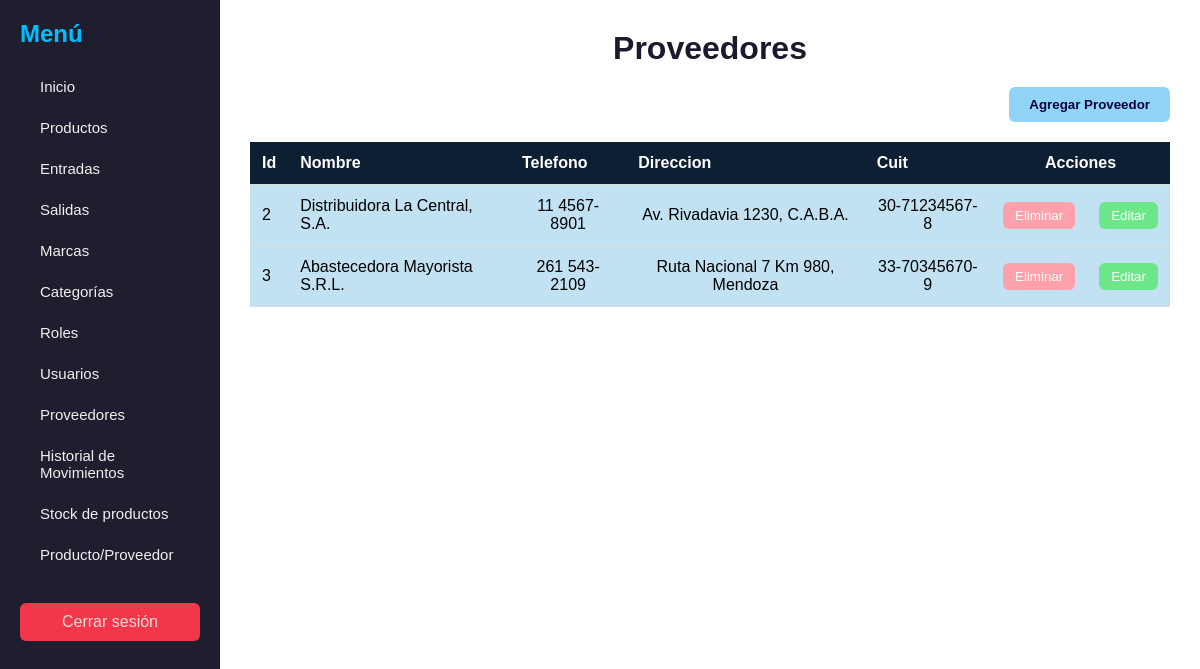
/Vistas/crudProveedor.php, run on the app's committed database.
### tables this page shows
CREATE TABLE IF NOT EXISTS `proveedor` (
  `id_proveedor` int NOT NULL AUTO_INCREMENT,
  `nombre` varchar(100) NOT NULL,
  `telefono` varchar(20) DEFAULT NULL,
  `direccion` varchar(100) DEFAULT NULL,
  `cuit` varchar(20) DEFAULT NULL,
  PRIMARY KEY (`id_proveedor`),
  UNIQUE KEY `cuit` (`cuit`)
);

### Clases/Proveedor.php (called while the page is built, shortened)
<?php
class Proveedor {
    public static function obtenerProveedor($bd) {
        $sql = "SELECT * FROM proveedor";
        $query = $bd->prepare($sql);
        $query->execute();
        return $query->fetchAll(PDO::FETCH_ASSOC);
    }
}
?>

### Vistas/crudProveedor.php (the view, shortened to what this page needs)
<?php
include_once __DIR__.'/../DataBase.php';
include_once __DIR__.'/../Clases/Proveedor.php';
$proveedor = Proveedor::obtenerProveedor($bd);
?>
<!DOCTYPE html>
<html lang="es">
<head>
    <link rel="stylesheet" href="../CSS/proveedor.css">
</head>
<body>
<div class="contenedor-general">
    <nav class="barra-lateral">
        <h2>Menú</h2>
        <ul>
            <li><a href="../Vistas/paginaInicio.php">Inicio</a></li>
            <li><a href="../Vistas/crudProducto.php">Productos</a></li>
            <li><a href="../Vistas/registroEntrada.php">Entradas</a></li>
            <li><a href="../Vistas/registroSalida.php">Salidas</a></li>
            <li><a href="../Vistas/crudMarca.php">Marcas</a></li>
            <li><a href="../Vistas/crudCategoria.php">Categorías</a></li>
            <li><a href="../Vistas/crudRol.php">Roles</a></li>
            <li><a href="../Vistas/crudUsuario.php">Usuarios</a></li>
            <li><a href="../Vistas/crudProveedor.php">Proveedores</a></li>
            <li><a href="../Vistas/historialMovimientos.php">Historial de Movimientos</a></li>
            <li><a href="../Vistas/registroStock.php">Stock de productos</a></li>
            <li><a href="../Vistas/producto_proveedor.php">Producto/Proveedor</a></li>
        </ul>
        <a href="../index.php" class="cerrar-btn">Cerrar sesión</a>
    </nav>
    <div class="contenido-principal">
        <h1>Proveedores</h1>
        <div id="contenido">
            <div class="contenedor-acciones">
                <div class="acciones">
                    <div class="accion-box">
                        <button type="button" class="crear" onclick="abrirVentanaCrear()">Agregar Proveedor</button>
                    </div>
                </div>
            </div>
            <table>
                <tr>
                    <th>Id</th>
                    <th>Nombre</th>
                    <th>Telefono</th>
                    <th>Direccion</th>
                    <th>Cuit</th>
                    <th colspan="2">Acciones</th>
                </tr>
                <?php
                if ($proveedor) {
                    foreach($proveedor as $p) {
                        echo '<tr>';
                        echo '<td>' . $p["id_proveedor"] . '</td>';
                        echo '<td>' . $p["nombre"] . '</td>';
                        echo '<td>' . $p["telefono"] . '</td>';
                        echo '<td>' . $p["direccion"] . '</td>';
                        echo '<td>' . $p["cuit"] . '</td>';
                        echo '<td>
                                <form method="post" action="crudProveedor.php" style="display:inline;">
                                    <button name="eliminar" type="submit" value="' . $p["id_proveedor"] . '" class="eliminar">
                                        Eliminar
                                    </button>
                                </form>
                              </td>';
                        echo '<td>
                                <button type="button"
                                    data-id="' . $p["id_proveedor"] . '"
                                    data-nombre="' . $p["nombre"] . '"
                                    data-telefono="' . $p["telefono"] . '"
                                    data-direccion="' . $p["direccion"] . '"
                                    data-cuit="' . $p["cuit"] . '"
                                    class="editar"
                                    onclick="abrirVentana(this)">
                                    Editar
                                </button>
                              </td>';
                        echo '</tr>';
                    }
                } else {
                    echo '<tr><td colspan="7"><p>No hay proveedores registrados</p></td></tr>';
                }
                ?>
            </table>
        </div>
    </div>
</div>
</body>
</html>

### CSS/proveedor.css (style rules this page uses)
body { font-family: "Montserrat", sans-serif; background: #f0f2f5; margin: 0; padding: 0; }
.contenedor-general { display: flex; min-height: 100vh; }
.barra-lateral { width: 220px; background-color: #1e1e2f; color: #e2edf8; padding: 20px; box-sizing: border-box; }
.barra-lateral h2 { margin-top: 0; margin-bottom: 20px; font-size: 24px; font-weight: 700; color: #00bfff; font-family: "Montserrat", sans-serif; }
.barra-lateral ul { list-style: none; padding: 0; margin-top: 15px; }
.barra-lateral ul li { margin-bottom: 0; }
.barra-lateral ul li a { font-family: Tahoma, Geneva, sans-serif; display: block; text-decoration: none; padding: 10px 20px; border-radius: 2px; margin-bottom: 4px; color: #f0f0f0; background-color: transparent; font-size: 15px; font-weight: 500; transition: background-color 0.2s, color 0.2s, transform 0.2s; }
.cerrar-btn { display: block; margin-top: 30px; padding: 10px; background-color: #f3374a; color: #f8dbdb; text-align: center; text-decoration: none; border-radius: 6px; }
.contenido-principal { flex: 1; padding: 30px; background-color: #fff; display: flex; flex-direction: column; box-sizing: border-box; }
.contenido-principal h1 { font-size: 32px; text-align: center; margin: 0 0 20px 0; color: #1a1a2e; font-weight: 700; font-family: "Montserrat", sans-serif; }
.contenedor-acciones { display: flex; justify-content: flex-end; margin-bottom: 20px; }
button.crear { padding: 10px 20px; background-color: #92d3f8; color: #0a023b; border: none; border-radius: 6px; font-family: "Montserrat", sans-serif; font-weight: 600; cursor: pointer; transition: background-color 0.2s; }
table { width: 100%; border-collapse: collapse; }
table th, table td { padding: 12px; border-bottom: 1px solid #ddd; text-align: left; font-family: "Montserrat", sans-serif; }
table th { background-color: #0c1f33; color: #fff; font-weight: 600; }
table th[colspan="2"] { text-align: center; }
table td:nth-child(n+3) { text-align: center; }
table tr { background-color: #c2e2f3; }
button.eliminar { padding: 6px 12px; background-color: #ffa1aa; color: #fff; border: none; border-radius: 6px; cursor: pointer; transition: background-color 0.2s; font-family: "Montserrat", sans-serif; font-weight: 500; }
button.editar { padding: 6px 12px; background-color: #6de78a; color: #fff; border: none; border-radius: 6px; cursor: pointer; transition: background-color 0.2s; font-family: "Montserrat", sans-serif; font-weight: 500; }

### data on the page
proveedor: id_proveedor "2", nombre "Distribuidora La Central, S.A.", telefono "11 4567-8901", direccion "Av. Rivadavia 1230, C.A.B.A.", cuit "30-71234567-8"
proveedor: id_proveedor "3", nombre "Abastecedora Mayorista S.R.L.", telefono "261 543-2109", direccion "Ruta Nacional 7 Km 980, Mendoza", cuit "33-70345670-9"
